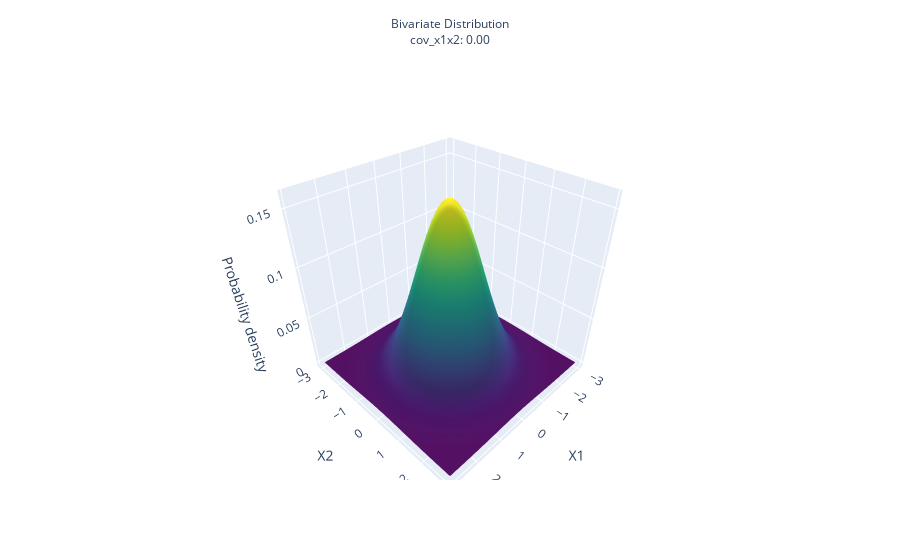

The code cell stored with this chart in its notebook:
### Code cell
fig = go.Figure(
    go.Surface(
        z=zero_cov_gen[2],
        x=x1,
        y=x2,
        colorscale='Viridis',
        showscale=False
    )
)
fig.update_layout(
    {
        "title": dict(
            text=f"Bivariate Distribution<br>cov_x1x2: {zero_cov[0][1]:.2f}",
            y=0.95,
            x=0.5,
            xanchor="center",
            yanchor="top",
            font=dict(size=12)
        ), 
        "scene":dict(
            xaxis=dict(title='X1'),
            yaxis=dict(title='X2'),
            zaxis=dict(title='Probability density')
        ),
        "xaxis": dict(title="Values"),
        "yaxis": dict(title="Probability Density"),
    }
)

### Figure 1 — Plotly figure (JSON) as saved in the notebook; plotly's stock layout.template omitted (floating-point values rounded to 4 significant figures; data arrays with more than 128 entries replaced by an {"elided": "..."} marker saying what was removed)
{"data": [{"colorscale": [[0, "#440154"], [0.1111, "#482878"], [0.2222, "#3e4989"], [0.3333, "#31688e"], [0.4444, "#26828e"], [0.5556, "#1f9e89"], [0.6667, "#35b779"], [0.7778, "#6ece58"], [0.8889, "#b5de2b"], [1, "#fde725"]], "showscale": false, "type": "surface", "x": {"elided": "60x60 float values"}, "y": {"elided": "60x60 float values"}, "z": {"elided": "60x60 float values"}}], "layout": {"scene": {"xaxis": {"title": {"text": "X1"}}, "yaxis": {"title": {"text": "X2"}}, "zaxis": {"title": {"text": "Probability density"}}}, "title": {"font": {"size": 12}, "text": "Bivariate Distribution<br>cov_x1x2: 0.00", "x": 0.5, "xanchor": "center", "y": 0.95, "yanchor": "top"}, "xaxis": {"title": {"text": "Values"}}, "yaxis": {"title": {"text": "Probability Density"}}}}
